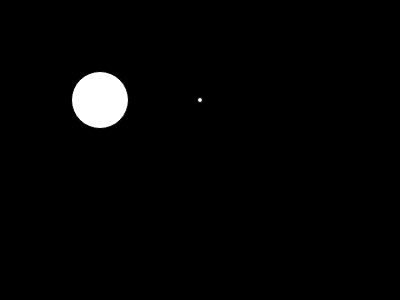
Frame 1 (no input)
Frame 60 (no input): identical to frame 1, image omitted
Frame 120 (the mouse pressed at the canvas centre since frame 60): identical to frame 1, image omitted

The p5.js sketch that drew this single still picture (run headless with seeded random() and noise() and a simulated clock; from frame 60 on, the mouse is pressed at the canvas centre):

// p5.js sketch
// ── sketch.js
var nums = [23, 34, 57, -21, 40, 5];

var num = 5;

function setup() {
  createCanvas(400,300);
}

function draw() {
  background(0);
  fill(255);
  ellipse(100,100,nums[2],nums[2]);
  ellipse(200,100,num,num);
}
